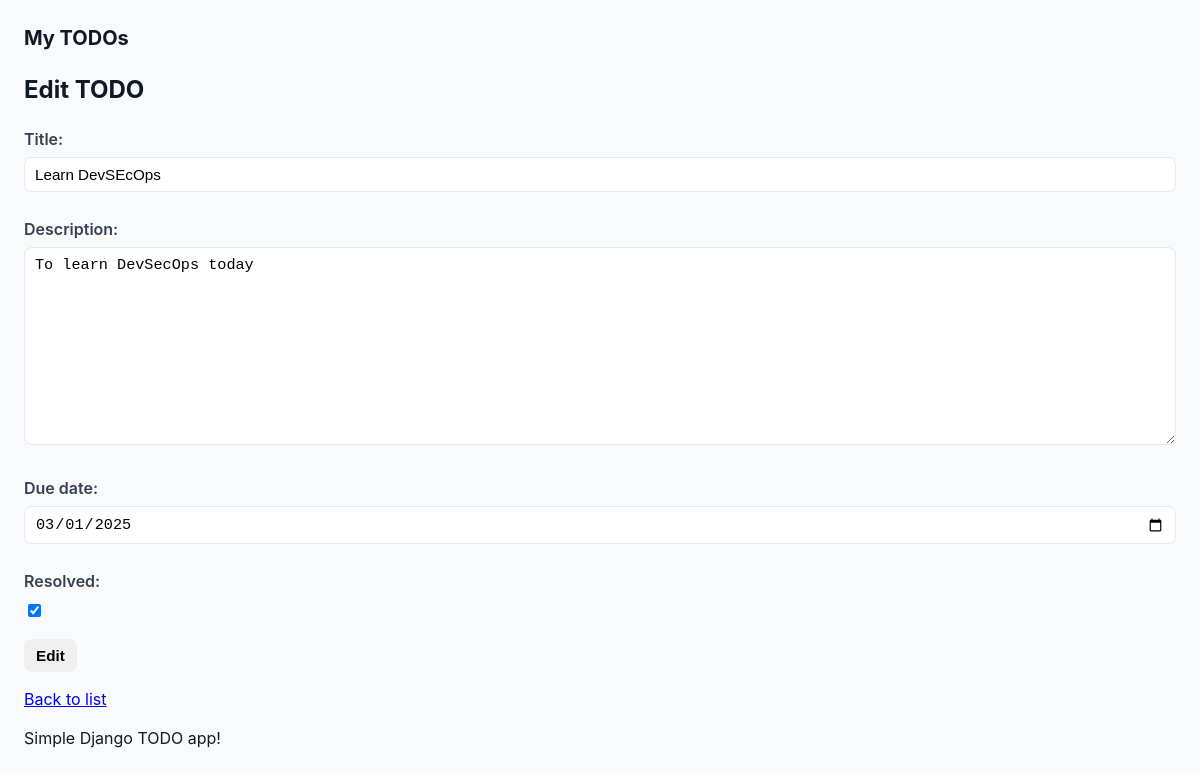
Page /edit/1/ on the committed database.
### todos/models.py (models this page shows, shortened)
class Todo(models.Model):
    title = models.CharField(max_length=200)
    description = models.TextField(blank=True)
    due_date = models.DateField(null=True, blank=True)
    resolved = models.BooleanField(default=False)
    created_at = models.DateTimeField(auto_now_add=True)
    updated_at = models.DateTimeField(auto_now=True)

### todos/views.py (the view)
# urls.py: path('edit/<int:pk>/', views.todo_edit, name='edit'),
def todo_edit(request, pk):
    todo = get_object_or_404(Todo, pk=pk)
    if request.method == 'POST':
        form = TodoForm(request.POST, instance=todo)
        if form.is_valid():
            form.save()
            return redirect(reverse('todos:home'))
    else:
        form = TodoForm(instance=todo)
    return render(request, 'todo_form.html', {'form': form, 'action': 'Edit'})

### todos/forms.py
class TodoForm(forms.ModelForm):
    due_date = forms.DateField(required=False, widget=forms.DateInput(attrs={'type': 'date'}))
    class Meta:
        model = Todo
        fields = ['title', 'description', 'due_date', 'resolved']

### templates/todo_form.html (shortened to what this page needs)
{% extends 'base.html' %}
{% block content %}
<h2>{{ action }} TODO</h2>
<form method="post">
    {{ form.as_p }}
    <button type="submit">{{ action }}</button>
</form>
<p><a href="{% url 'todos:home' %}">Back to list</a></p>
{% endblock %}

### static/styles.css (style rules this page uses)
:root { --accent: #2563eb; --muted: #6b7280; --danger: #dc2626; --bg: #ffffff; --surface: #f9fafb; --radius: 10px; --gap: 12px; --max-width: 980px; }
* { box-sizing: border-box; }
body { font-family: Inter, system-ui, -apple-system, "Segoe UI", Roboto, "Helvetica Neue", Arial; margin: 0; background: var(--surface); color: #111827; line-height: 1.45; padding: 24px; -webkit-font-smoothing: antialiased; }
a.button, button { display: inline-block; padding: 8px 12px; border-radius: 8px; border: none; cursor: pointer; text-decoration: none; font-weight: 600; font-size: 0.95rem; }
form { margin-top: 12px; }
label { display:block; margin-bottom:6px; font-weight:600; color:#374151; }
input[type="text"], input[type="date"], textarea, select { width:100%; padding: 8px 10px; border-radius: 8px; border: 1px solid #e6e9ef; background: white; font-size: 0.95rem; margin-bottom: 10px; }
textarea { min-height: 120px; resize: vertical; }

### rows in the picture
Todo: title "Learn DevSEcOps", description "To learn DevSecOps today", due_date "03/01/2025", resolved "☑"

### other values in the picture
{{ action }} "Edit"
